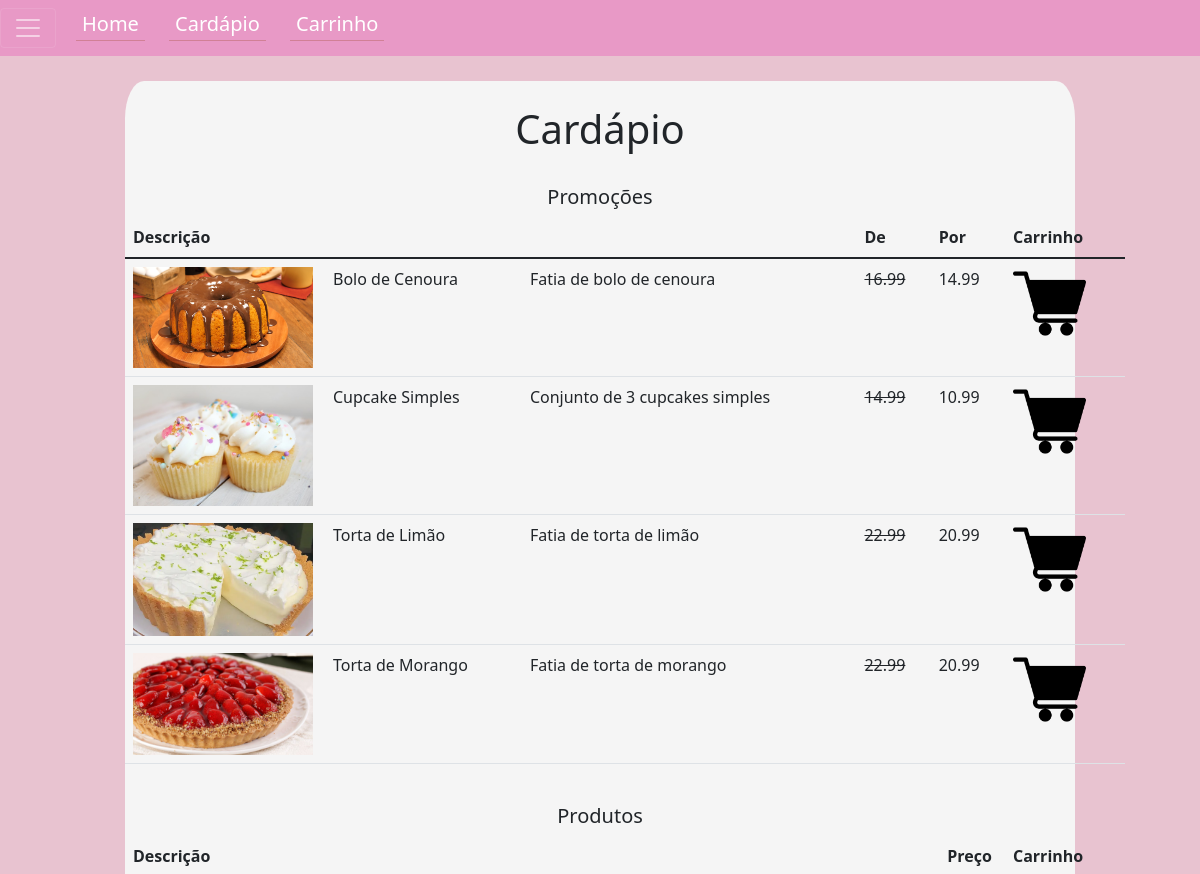
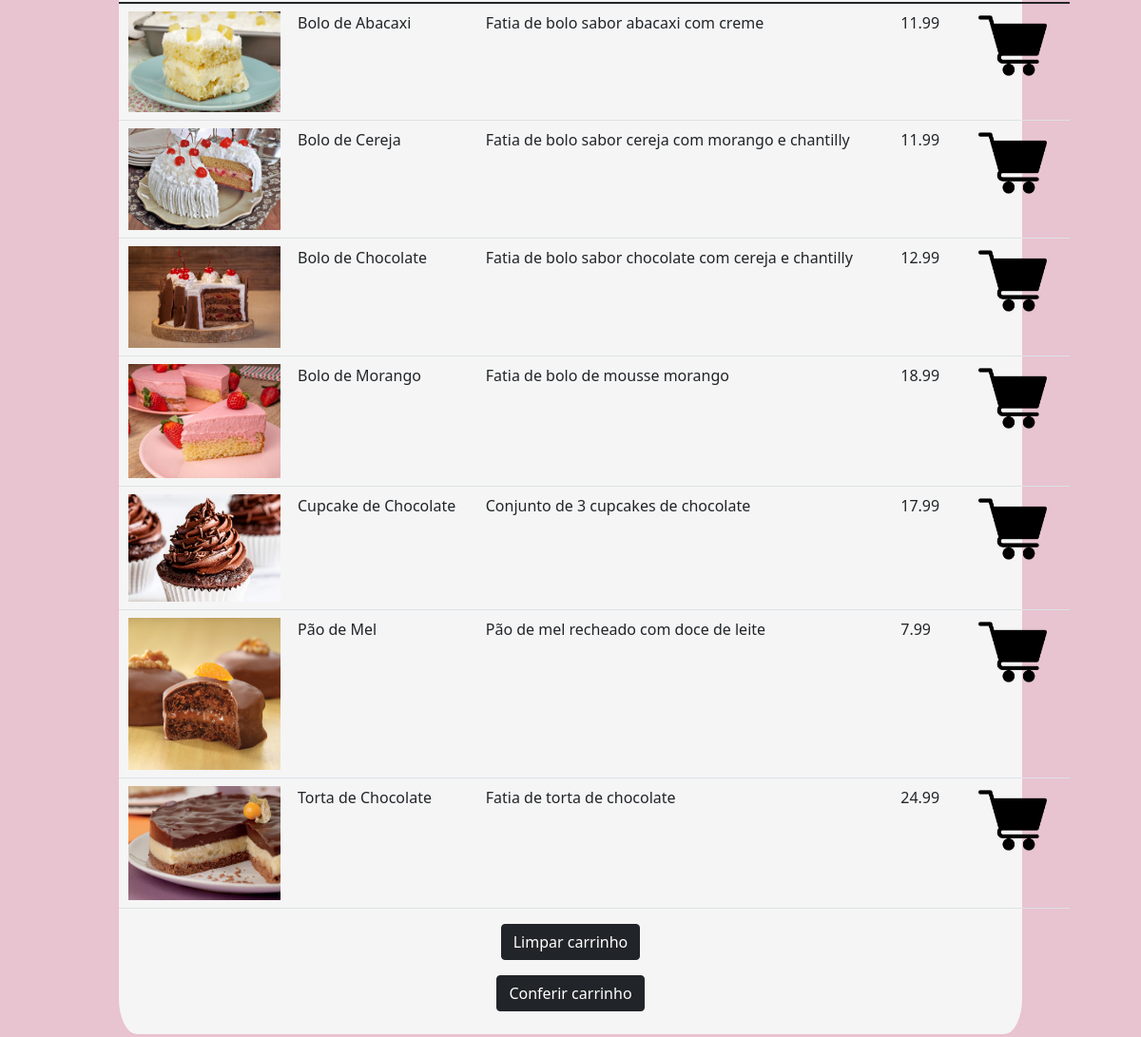
Page /cardapio.php on the committed database (2 pictures, top to bottom).
### tables this page shows
CREATE TABLE `tbproduto` (
  `idProduto` int(11) NOT NULL,
  `ativo` char(1) NOT NULL,
  `produto` varchar(30) NOT NULL,
  `descricaoProduto` varchar(100) NOT NULL,
  `precoVenda` decimal(10,2) NOT NULL,
  `promocao` char(1) NOT NULL,
  `precoPromocao` decimal(10,2) NOT NULL,
  `nomeFoto` varchar(100) NOT NULL
);

### cardapio.php (the view, shortened to what this page needs)
<!DOCTYPE html>
<html lang="pt-br">
    <head>
        <link href="style.css" rel="stylesheet">
        <link href="https://cdn.jsdelivr.net/npm/bootstrap@5.1.3/dist/css/bootstrap.min.css" rel="stylesheet">
    </head>
    <body style="background-color:#E8C3D0">
          <nav class="navbar navbar-dark" style="background-color: #E899C6;">
            <div class="botoesnavbar">
              <button class="navbar-toggler" type="button" data-bs-toggle="collapse" data-bs-target="#navbarToggleExternalContent" aria-controls="navbarToggleExternalContent" aria-expanded="false" aria-label="Toggle navigation" id="botaoesquerda">
                <span class="navbar-toggler-icon"></span>
              </button>
                <div class="header">
                    <button>
                        <a href="index.php"> Home </a>
                    </button>
                    <button>
                        <a href="cardapio.php"> Cardápio </a>
                    </button>
                    <button>
                        <a href="compra/carrinho.php"> Carrinho </a>
                    </button>
                </div>
            </div>
        </nav>
        <div class="cardapioflp"><br><center><h1> Cardápio </h1> </center><br>
        <?php
            $conexao = mysqli_connect("localhost", "root", "", "alimaBD");
            $sql = "SELECT * FROM `tbproduto` where `ativo`='s' and `promocao`='s' order by produto";
            $resultado = mysqli_query($conexao,$sql);
        ?>
        <center><h5>Promoções</h5></center>
        <table class="table" style="width:1000px;margin-left:auto;margin-right:auto;">
        <thead>
            <tr>
            <th scope="col" colspan="3">Descrição</th>
            <th scope="col">De</th>
            <th scope="col">Por</th>
            <th scope="col">Carrinho</th>
            </tr>
        </thead>
        <tbody>
        <?php
        while($linha = mysqli_fetch_array($resultado)){
            echo "<tr>";
            echo "<td width='200'><img width='180' src='img/".$linha["nomeFoto"]."'></td>";
            echo "<td>".$linha["produto"]."</td>";
            echo "<td>".$linha["descricaoProduto"]."</td>";
            echo "<td><s>".$linha["precoVenda"]."</s></td>";
            echo "<td>".$linha["precoPromocao"]."</td>";
            echo "<td width=120>".
                "<a href='compra/carrinho.php?acao=adicionar&idProduto=".$linha["idProduto"]."'><img src=img/carrinho.png style='width:70%'></a>".
                "</td>";
            ?>
        <?php
            echo "</tr>";
        }
        ?>
        </tbody>
        </table>
            <br>
        <?php
            $sql = "SELECT * FROM `tbproduto` where `ativo`='s' and `promocao`='n' order by produto";
            $resultado = mysqli_query($conexao,$sql);
        ?>
        <h5 align='center'>Produtos</h5>
        <table class="table" style="width:1000px;margin-left:auto;margin-right:auto;">
        <thead>
            <tr>
            <th scope="col" colspan="3">Descrição</th>
            <th scope="col">Preço</th>
            <th scope="col">Carrinho</th>
            </tr>
        </thead>
        <tbody>
        <?php
        while($linha = mysqli_fetch_array($resultado)){
            echo "<tr>";
            echo "<td align='center' width='180'><img width='160' src='img/".$linha["nomeFoto"]."'></td>";
            echo "<td>".$linha["produto"]."</td>";
            echo "<td>".$linha["descricaoProduto"]."</td>";
            echo "<td>".$linha["precoVenda"]."</td>";
            echo "<td  align='center' width=120>".
                "<a href=compra/carrinho.php?acao=adicionar&idProduto=".$linha["idProduto"]."\'><img src=img/carrinho.png style='width:70%'></a>".
                "</td>";
            ?>
        <?php
            echo "</tr>";
        }
        ?>
        </tbody>
        </table>
        <form action="compra/carrinho.php" style="text-align:center">
        <button class="btn btn-dark" type="submit">Limpar carrinho</button>
        </form>
        <form action="compra/carrinho.php" style="text-align:center">
        <button class="btn btn-dark" type="submit">Conferir carrinho</button>
        </form>
        <br>
    </div>
    </body>
</html>

### style.css (style rules this page uses)
.botoesnavbar { display: flex; }
.header { display: block; float: left; flex: 1; }
.header button { border: none; background-color:#E899C6; margin-left: 20px; border-bottom: 1px solid #D18096; }
.header button a { text-decoration: none; color: white; font-size: 20px; }
div.cardapioflp { background-color: whitesmoke; margin-left: 125px; margin-right: 125px; margin-top: 25px; margin-bottom: 25px; border-radius: 2%; }

### rows in the picture
tbproduto: nomeFoto (picture), produto "Bolo de Cenoura", descricaoProduto "Fatia de bolo de cenoura", precoVenda "16.99", precoPromocao "14.99"
tbproduto: nomeFoto (picture), produto "Cupcake Simples", descricaoProduto "Conjunto de 3 cupcakes simples", precoVenda "14.99", precoPromocao "10.99"
tbproduto: nomeFoto (picture), produto "Torta de Limão", descricaoProduto "Fatia de torta de limão", precoVenda "22.99", precoPromocao "20.99"
tbproduto: nomeFoto (picture), produto "Torta de Morango", descricaoProduto "Fatia de torta de morango", precoVenda "22.99", precoPromocao "20.99"
tbproduto: nomeFoto (picture), produto "Bolo de Abacaxi", descricaoProduto "Fatia de bolo sabor abacaxi com creme", precoVenda "11.99"
tbproduto: nomeFoto (picture), produto "Bolo de Cereja", descricaoProduto "Fatia de bolo sabor cereja com morango e chantilly", precoVenda "11.99"
tbproduto: nomeFoto (picture), produto "Bolo de Chocolate", descricaoProduto "Fatia de bolo sabor chocolate com cereja e chantilly", precoVenda "12.99"
tbproduto: nomeFoto (picture), produto "Bolo de Morango", descricaoProduto "Fatia de bolo de mousse morango", precoVenda "18.99"
tbproduto: nomeFoto (picture), produto "Cupcake de Chocolate", descricaoProduto "Conjunto de 3 cupcakes de chocolate", precoVenda "17.99"
tbproduto: nomeFoto (picture), produto "Pão de Mel", descricaoProduto "Pão de mel recheado com doce de leite", precoVenda "7.99"
tbproduto: nomeFoto (picture), produto "Torta de Chocolate", descricaoProduto "Fatia de torta de chocolate", precoVenda "24.99"
